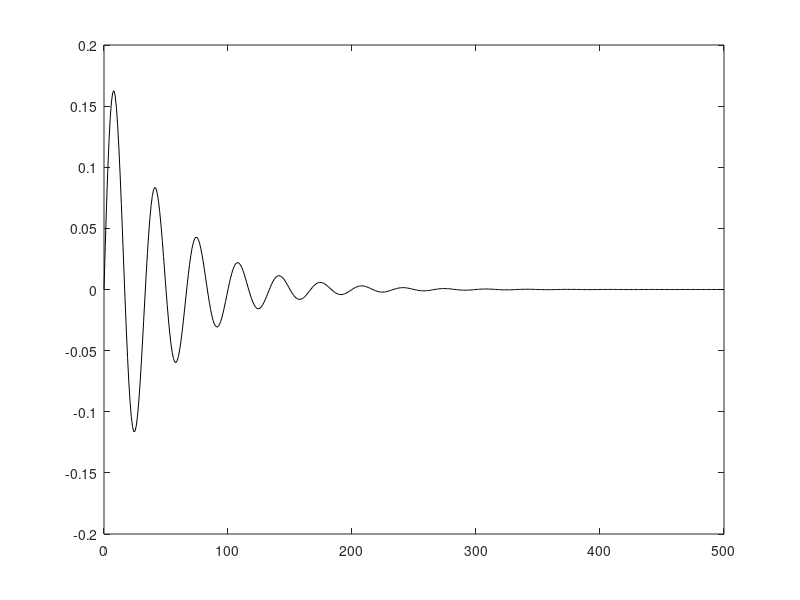
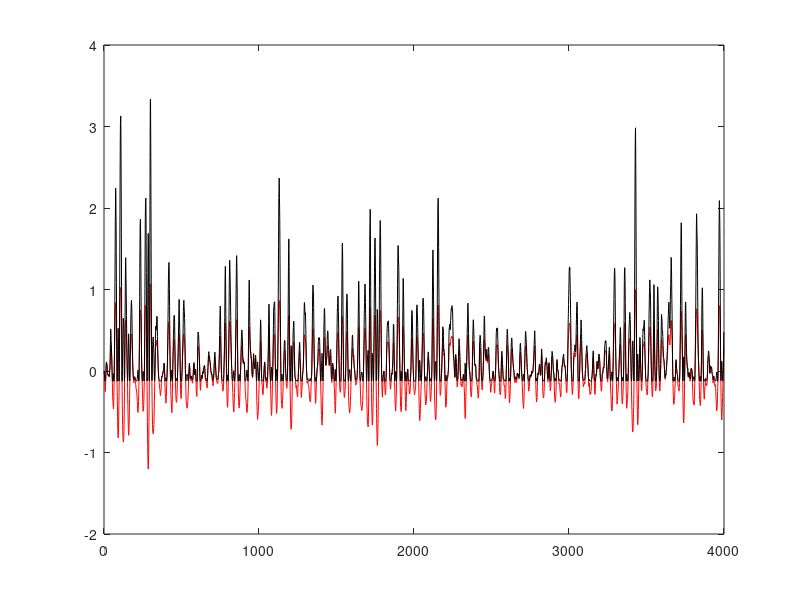

Reproduce these figures in MATLAB, in order. (Note: this script raises an error after producing the figures.)
function [h0, h1, h2] = wiener(a, b)
%
%      [h0, h1, h2] = wiener(a, b);
%
%       simulates a simple static non-linearity: au+bu^2 that follows a linear filter
%        Note that when b=0 the model is linear
%
%       the linear filter is: g(t) = a * exp(-t/T1) * sin(2*pi*f0*t) with T1=50 ms and f0 = 0.03 Hz/ms
%
%       E.g., try  [h0,h1,h2] = wiener(0,3); (no linearity)
%                  [h0,h1,h2] = wiener(1,0); (no nonlinearity)
%                  [h0,h1,h2] = wiener(1,3);
%
%      A couple of instances will require some tweaking with the time base
%      (to prevent too much contribution from random noise) 
%      and amplitude (to prevent spilling over of information to the next functional)
%
%      This is part of the exercise!
%
close all
if nargin<2 
    b=2;
end
if nargin<1
   a= 1;
end
  
gwnt = 0.5 * randn(1,4000);    % gaussian noise with power (close to) 0.5
tf = [0:1:500];          % time for the filter  unit: ms
time=[0:1:3999];         % time for the signal  unit: ms

T1=50; T2=8;              % time constants in ms
ht = exp(-tf/T1) .* sin(2 * pi * 0.03 * tf);   % impulse response of the linear system
s=sum((ht)); %similarly to h1 this is not yet normalised by this s
ht = ht/s;      % normalise the impulse response to make its integral = 1

P = std(gwnt)          % the power of the noise

figure(3)
plot(tf, ht, 'k-');
hold on

ut = conv(gwnt, ht);    % determine u(t): the output of the linear process
ut = ut(1:length(gwnt)); % only the first gwnt samples

figure(4)
plot(time, ut, 'r-');
hold on
yt = a*ut + b*ut.^2;    % the static non-linearity

plot(time, yt, 'k-');


%
%    now determine the zero-order Wiener functional
%
h0=mean(yt);
G0 = h0;       % the zero-order Wiener prediction
y0 = yt - G0;      % the Lee-Schetzen method: subtract h0 from the response

%  first order estimate: crosscorrelate
%
fi1 = phi_yx2(y0, gwnt, length(tf)-1);   %first-order kernel
h1=fi1/P;       % only positive tau! 
h1(100:end)=0; %listened to the hint, this reduced the noise a lot indeed
%although I think a closer approximation is obtained for 200:end being 0,
%as there is some information between 150 and 200 (in the shape of a peak)
s=sum((h1)); %get a sum over h1 of one if we take away the absolute value, but get worse results
h1 = h1/s; % normalise the integral to one (this is a "tweaking point.." )
dt=1;
disp(sum(h1)*dt);

m1=max(h1);
m2=max(ht);
m3=m1/m2;     
 
 %    there may be a scaling issue. You then need to compensate for this, e.g. by aligning
 %    the peaks... 
 %
 %    you may also want to truncate the h1 filter to zero after a certain
 %    time (in this case, e.g. after 150 ms), to get rid of the extra
 %    noise.
 %    You could play with this in your own simulations. Report about this!
 %    
 %    The peaks in figure 4 do seem to be alligned after
 %    truncating the h1 filter at 150 ms, the G1 is roughly equal to the ut
 %    signal, which is the output of the linear process (so that seems
 %    correct)

figure(3)
plot(tf, h1/m3, 'r-');      % the predicted (scaled) filter is close to the real filter
legend('g(tau)','h_1(tau)');
title('Predicted first-order kernel (h1) and the model linear filter (g)');

G1 = conv(gwnt, h1);      % 1e order Wiener prediction with the scaled kernel 
G1 = G1(1:length(gwnt));
figure(4)
plot(G1); %/8.5) %when ht is not normalised then we need to divide h1 by ~8.5 for them to have the same order
legend('u(t)','y(t)','G1');

y1 = yt - G0 - G1;    % residue, corrected for G0 and G1

%
%    second order kernel: 3rd-order cross-correlation
%
fi2=phi_yxx2(y1, gwnt, 1000-1);              
h2=fi2/(2*P^2);         % the 2nd order Wiener kernel: only positive tau1, tau2 
%h2(1:200,1:200)=0;
s = sum(sum((h2)));  % total integral of the kernel
h2 = h2/s;              % normalize the kernel to one   
disp(sum(sum(h2))*dt);
%%%%%%%%%%%%%%%%%%%
%  Note: also this scaling may have to be tweaked a little bit to optimize
%  your predictions! Play with this.
%%%%%%%%%%%%%%%%%%
G2 = convh2xx(h2,gwnt,P);      % 1e order Wiener prediction with the scaled kernel 
figure(10)
plot(G2);
hold on
plot(yt);
hold on
plot(G0+G1+G2);
legend('G2','y(t)','total')
disp("corr total and yt");
disp(corrcoef((G0+G1+G2),yt));
disp("corr G2 and yt");
disp(corrcoef((G2),y1));
disp("corr G1 and yt");
disp(corrcoef((G1),y0));
figure(2)
imagesc(h2(1:100,1:100));    % Look parallel to the main diagonal!
axis xy
colorbar;
title('Second-order kernel')

figure(5)
Diagh2 = zeros(1,length(tf));
for n=1:length(tf)
    Diagh2(n) = h2(n,n);
end
 mx = max(Diagh2(1:150));
mx2 = max(h1(1:150));
plot(Diagh2(1:150)*mx2/mx,'r-','linewidth',2);
hold on
plot(h1(1:150), 'k-');
title('Diagonal of h2 and h1');

%
%  now you can also calculate G2 with convh2xx() using h2 and the input noise.
%
%  From here on you can use the two functionals to predict the system's
%  output. Try to tweak it such that you seem to get a decent result..
%  you may have to scale some factors for G0, G1 and G2. This is because
%  the noise is not 'perfect'
%
%  Write about this initial stage of your simulations in your report!
%
